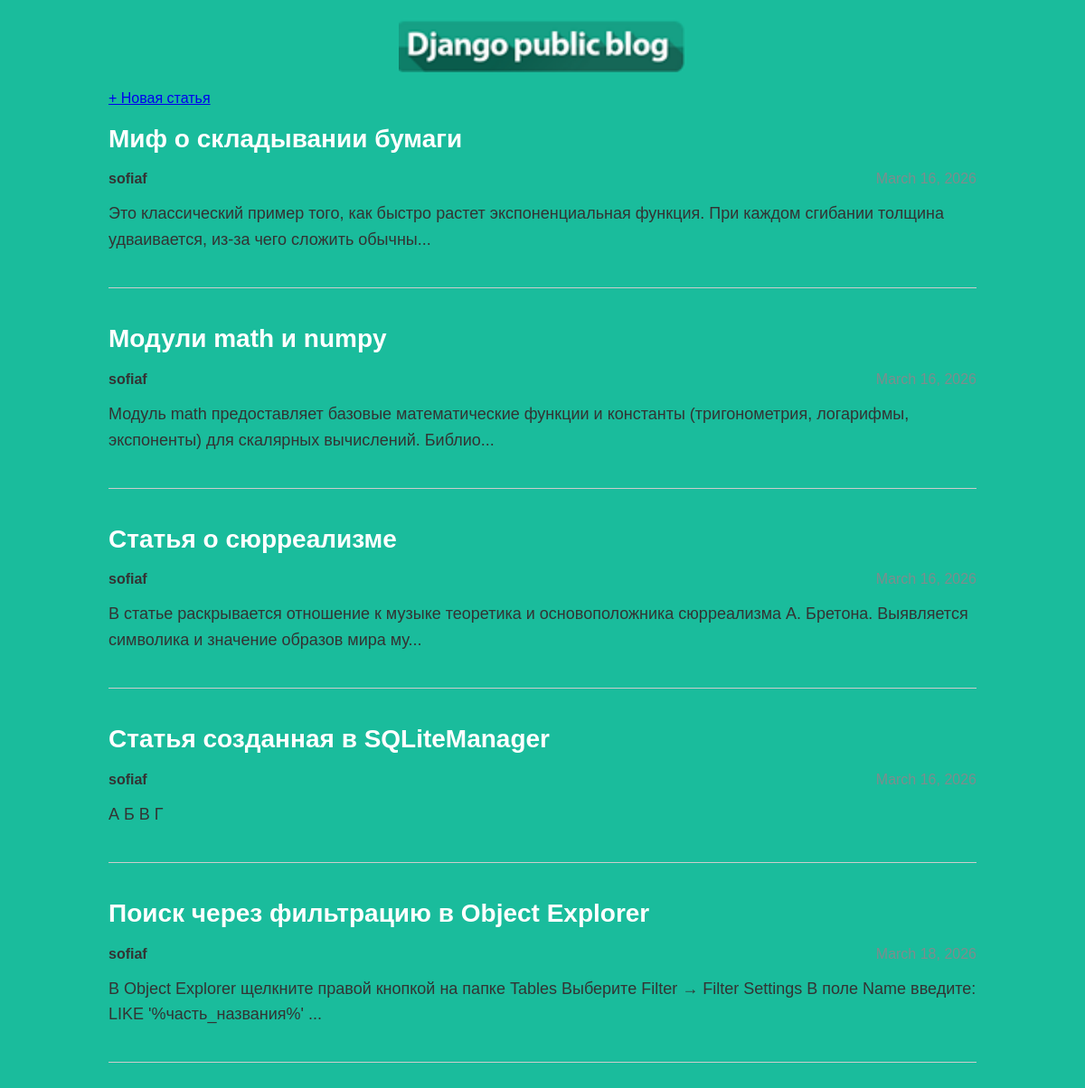
The page / on the database its author committed.
### articles/models.py (models this page shows, shortened)
class Article(models.Model):
    title = models.CharField(max_length=200)
    author = models.ForeignKey(User, on_delete=models.CASCADE)
    text = models.TextField()
    created_date = models.DateField(auto_now_add=True)
    def get_excerpt(self):
        return self.text[:140] + "..." if len(self.text) > 140 else self.text

### articles/views.py (the view)
# urls.py: path('', views.archive, name='archive'),
def archive(request):
    return render(request, 'archive.html', {"posts": Article.objects.all()})

### articles/templates/archive.html (shortened to what this page needs)
<!DOCTYPE html>
{% load static %}
<html>
<head>
    <link rel="stylesheet" href="{% static 'css/article.css' %}">
</head>
<body class="archive">
    <div class="header">
        <img src="{% static 'img/dpb-logo.png' %}" alt="Логотип">
		<div class="create-button">
            <a href="{% url 'create_post' %}" class="btn-create">+ Новая статья</a>
    </div>
    <div class="archive">
        {% for post in posts %}
        <div class="one-post">
            <h2 class="post-title">
                <a href="{% url 'get_article' article_id=post.id %}">{{ post.title }}</a>
            </h2>
            <div class="article-info">
                <div class="article-author">{{ post.author.username }}</div>
                <div class="article-created-date">{{ post.created_date }}</div>
            </div>
            <p class="article-text">{{ post.get_excerpt }}</p>
        </div>
        {% endfor %}
    </div>
</body>
</html>

### articles/static/css/article.css (style rules this page uses)
body { background: #1abc9c; font-family: Tahoma, Arial, sans-serif; color: #333; margin: 0; padding: 0; }
.header img { display: block; width: 318px; margin: 20px auto; }
.archive { width: 960px; margin: 0 auto; }
.one-post { margin-bottom: 40px; padding-bottom: 20px; border-bottom: 1px solid #ccc; }
.post-title a { color: #ffffff; text-decoration: none; font-size: 28px; transition: color 0.3s; }
.article-info { overflow: hidden; margin: 10px 0; }
.article-author { width: 50%; float: left; font-weight: bold; }
.article-created-date { text-align: right; width: 50%; float: left; color: #7f8c8d; }
.article-text { font-size: 18px; line-height: 1.6; clear: both; margin-top: 15px; }

### rows shown on the page
Article: title "Миф о складывании бумаги", author.username "sofiaf", get_excerpt "Это классический пример того, как быстро растет экспоненциальная функция. При каждом сгибании толщина удваивается, из-за чего сложить обычны..."
Article: title "Модули math и numpy", author.username "sofiaf", get_excerpt "Модуль math предоставляет базовые математические функции и константы (тригонометрия, логарифмы, экспоненты) для скалярных вычислений. Библио..."
Article: title "Статья о сюрреализме", author.username "sofiaf", get_excerpt "В статье раскрывается отношение к музыке теоретика и основоположника сюрреализма А. Бретона. Выявляется символика и значение образов мира му..."
Article: title "Статья созданная в SQLiteManager", author.username "sofiaf", get_excerpt "А Б В Г"
Article: title "Поиск через фильтрацию в Object Explorer", author.username "sofiaf", get_excerpt "В Object Explorer щелкните правой кнопкой на папке Tables Выберите Filter → Filter Settings В поле Name введите: LIKE '%часть_названия%' ..."
